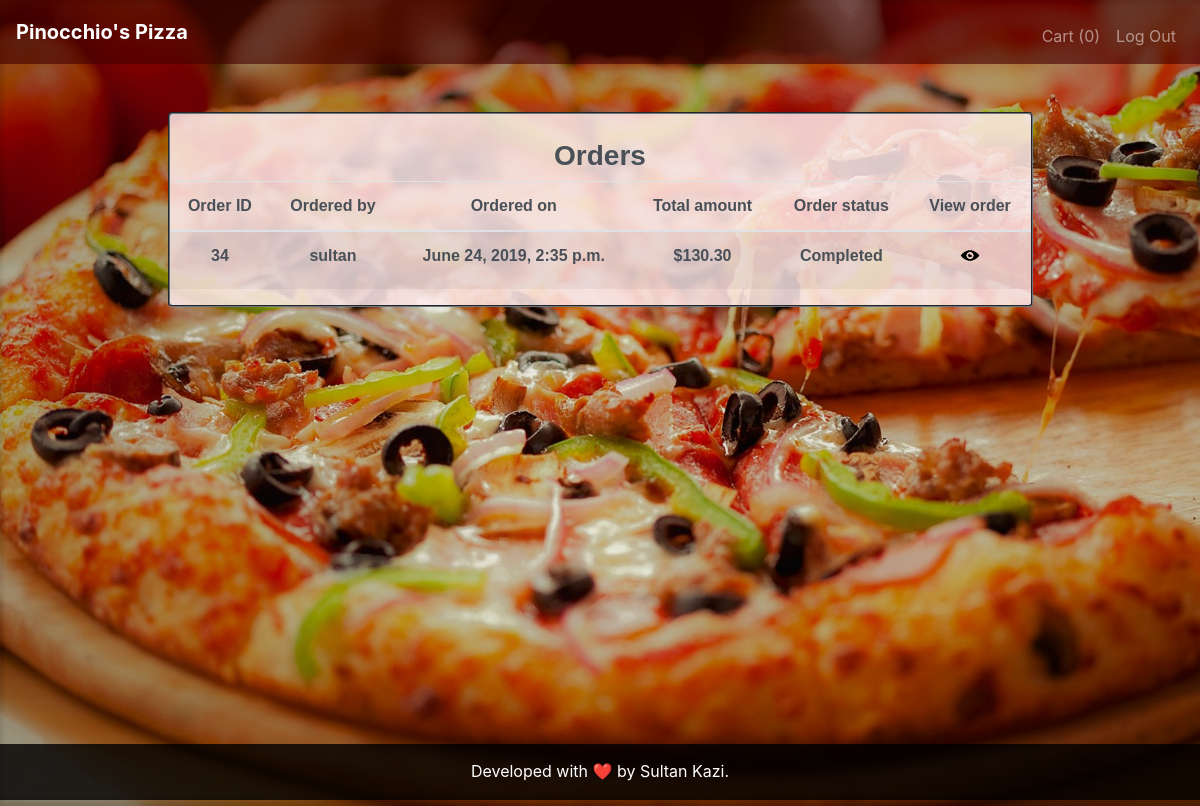
Page /show_order (signed in) on the committed database.
### orders/models.py (models this page shows, shortened)
class Order(models.Model):
    user = models.ForeignKey(User, on_delete=models.CASCADE)
    order_total = models.DecimalField(max_digits=6, decimal_places=2, default=0.00)
    status = models.CharField(max_length=64, default="Initiated")
    date = models.DateTimeField(auto_now_add=True, blank=True)

### orders/views.py (the view)
# urls.py: path("show_order", views.show_order_view, name="show_order"),
def show_order_view(request):
    context = {
        "orders": Order.objects.all().filter(status="Completed"),
        "cart": Cart.objects.all(),
    }
    order = Order.objects.get(user=request.user, status="Initiated")
    cart = Cart.objects.filter(user=request.user, order_id=order.pk)
    count = 0
    for item in cart:
        count += 1
    context["count"] = count
    return render(request, "orders/orders.html", context)

### orders/templates/orders/orders.html (shortened to what this page needs)
{% extends "orders/base.html" %}
{% block main %}
<div class="row">
    <div class="col-lg-1"></div>
    <div class="col-lg-10">
        <div class="jumbotron menu">
            <h3>Orders</h3>
            <table class="table table-striped">
                <thead>
                    <th>Order ID</th>
                    <th>Ordered by</th>
                    <th>Ordered on</th>
                    <th>Total amount</th>
                    <th>Order status</th>
                    <th>View order</th>
                </thead>
                <tbody>
                    {% for order in orders %}
                        <tr>
                            <td>{{ order.id }}</td>
                            <td>{{ order.user }}</td>
                            <td>{{ order.date }}</td>
                            <td>${{ order.order_total }}</td>
                            <td>{{ order.status }}</td>
                            <td>
                                <button type="button" class="btn btn-sm btn-link" data-toggle="modal" data-target="#{{ order.id }}">
                                    <img src="static/orders/view_order.png" class="cart2" title="View Order">
                                </button>
                            </td>
                        </tr>
                    {% endfor %}
                </tbody>
            </table>
        </div>
    </div>
</div>
{% endblock %}

### orders/static/orders/styles.css (style rules this page uses)
main img { max-width: 100%; }
body { background-image: url("background.jpg"); background-size: cover; background-attachment: fixed; }
.menu { border-radius: 4px; background: rgba(255, 236, 236, 0.85); -webkit-text-fill-color: #495057; border-style: groove; border-width: 2px; padding-left: 0px; padding-right: 0px; border-color: #6c757d; padding-top: 25px; padding-bottom: 0px; font-family: sans-serif; font-weight: 600; }
h3 { font-weight: 700; }
.cart2 { max-height: 33px; cursor: pointer; margin-top: -10px; }

### rows in the picture
Order: id "34", user "sultan", date "June 24, 2019, 2:35 p.m.", order_total "130.30", status "Completed"

### other values in the picture
{{ count }} "0"
